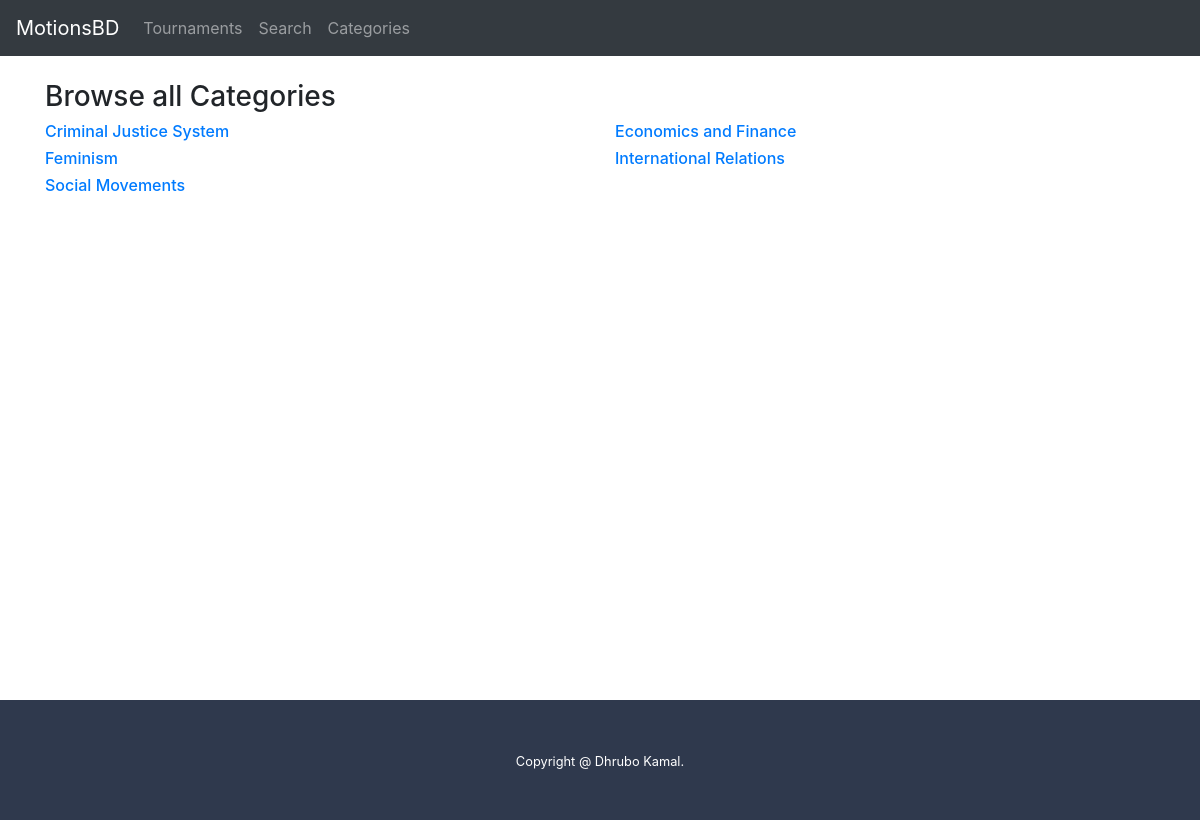
The page /categories on the database as committed earlier.
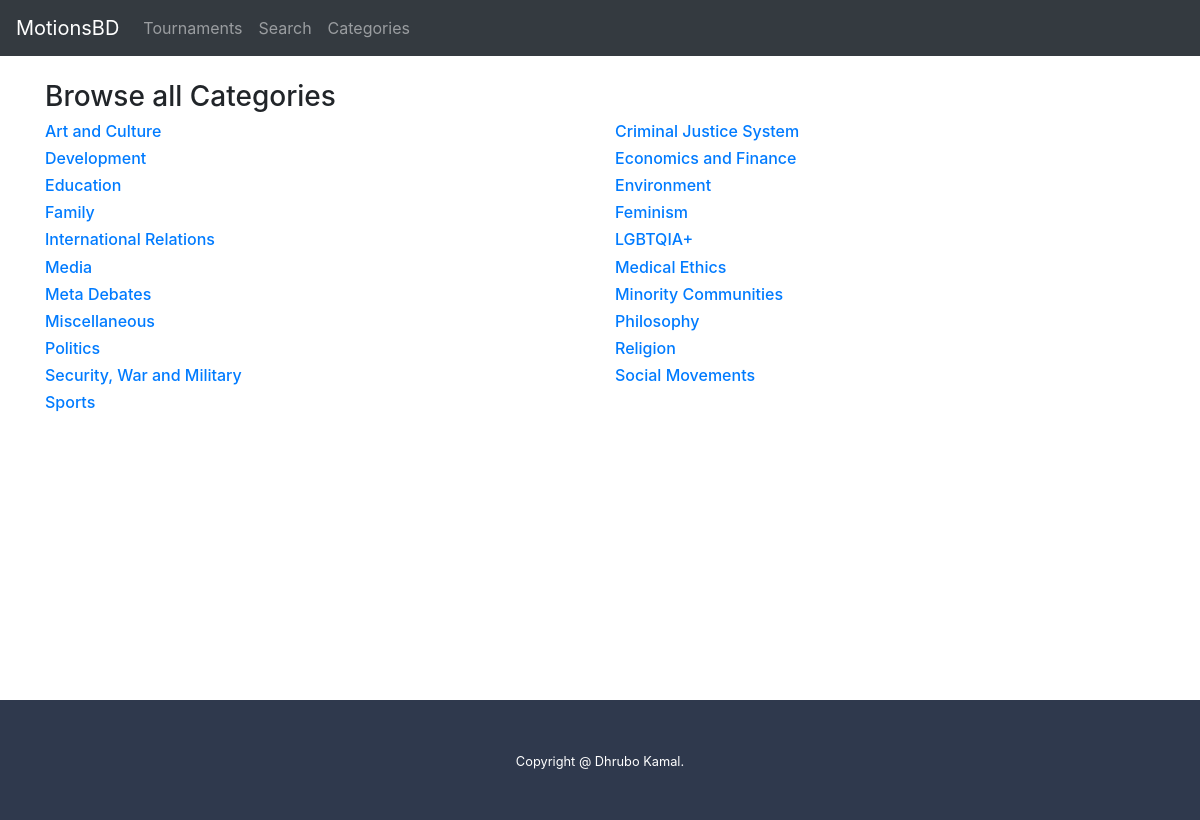
The same page on the database as committed later.
### dir/models.py (models this page shows)
class Category(models.Model):
    category_text = models.CharField(max_length=50)
    alt_text = models.CharField(max_length=200, blank=True)
    def __str__(self):
        return self.category_text

### dir/views.py (the view)
# urls.py: path('categories', views.categories, name='categories'),
def categories(request):
    return render(request, 'dir/category.html', {'all_categories': Category.objects.all().order_by('category_text')})

### dir/templates/dir/category.html
{% extends 'dir/base.html' %}
{% block content %}
<h3> Browse all Categories </h3>
<div class='row'>
{% for ctg in all_categories %}
    <div class="col col-md-6 col-sm-12">
    <a href="{% url 'category_all' ctg.pk %}">
        <h6 class=""> {{ ctg }} </h6>
    </a >
    </div>
{% endfor %}
</div>
{% endblock %}

Rows that differ between the two databases and show on the page:
added Category: category_text "Art and Culture"
added Category: category_text "Development"
added Category: category_text "Education"
added Category: category_text "Environment"
added Category: category_text "Family"
added Category: category_text "LGBTQIA+"
added Category: category_text "Media"
added Category: category_text "Medical Ethics"
added Category: category_text "Meta Debates"
added Category: category_text "Minority Communities"
added Category: category_text "Miscellaneous"
added Category: category_text "Philosophy"
added Category: category_text "Politics"
added Category: category_text "Religion"
added Category: category_text "Security, War and Military"
added Category: category_text "Sports"
